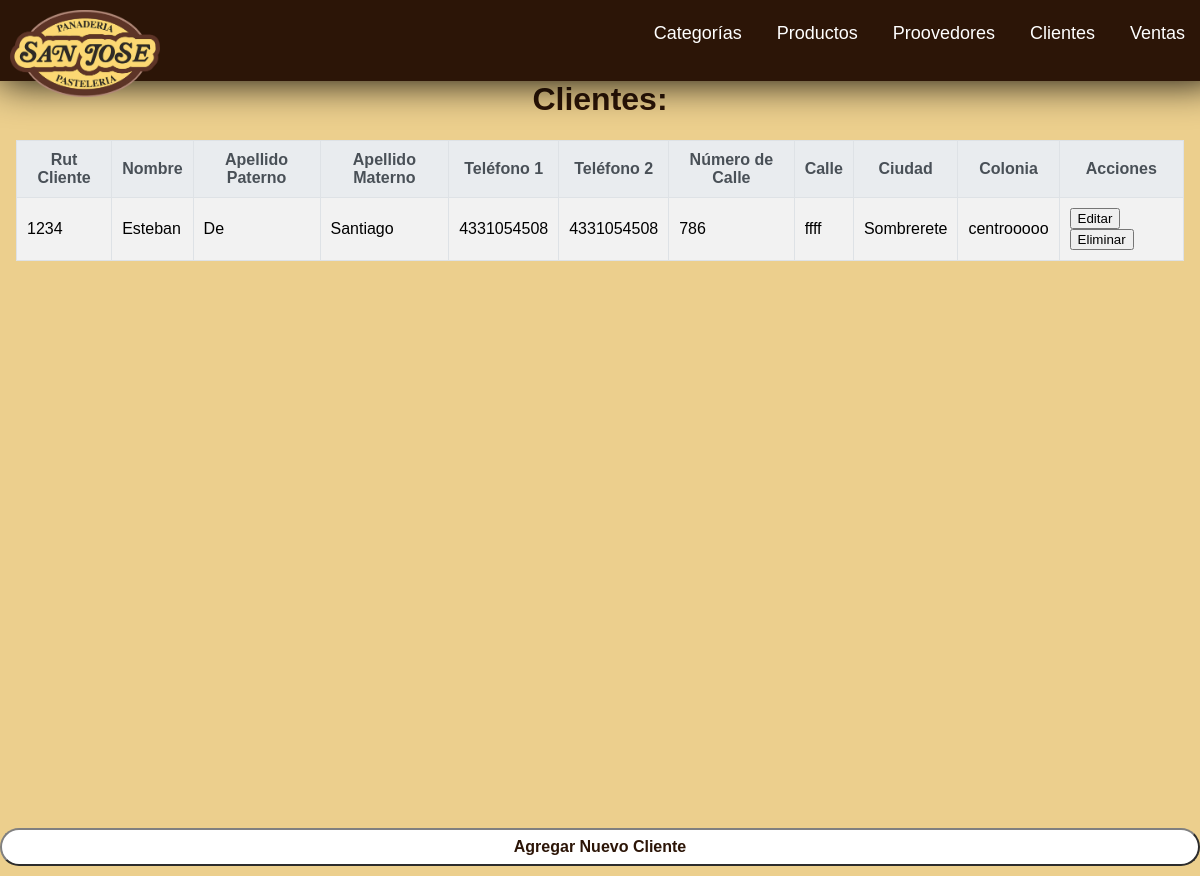
The app's page /cliente.php with its own data.
### tables this page shows
CREATE TABLE `cliente` (
  `rut_cliente` int(5) NOT NULL,
  `nombre_c` varchar(50) NOT NULL,
  `apellido_paterno_c` varchar(50) NOT NULL,
  `apellido_materno_c` varchar(50) NOT NULL,
  `telefono1_c` varchar(20) NOT NULL,
  `telefono2_c` varchar(20) NOT NULL,
  `calle_c` varchar(20) NOT NULL,
  `numero_calle_c` int(5) NOT NULL,
  `ciudad_c` text NOT NULL,
  `colonia_c` varchar(50) NOT NULL
);

### cliente.php (the view, shortened to what this page needs)
<?php
$servername = "localhost";
$username = "root";
$password = "";
$database = "negocio";
$conn = new mysqli($servername, $username, $password, $database);
$sql = "SELECT * FROM cliente";
$result = $conn->query($sql);
?>
<!DOCTYPE html>
<html lang="es">
<head>
</head>
<body>
    <header>
        <a style="text-align: left;" href="index.php">
            <img src="img/logo.webp" >
        </a>
        <div class="headerlink">
            <a href="categoria.html">Categorías </a>
            <a href="producto.html">Productos </a>
            <a href="proveedor.html">Proovedores </a>
            <a href="cliente.php">Clientes </a>
            <a href="ventas.html">Ventas </a>
        </div>
    </header>
    <div class="container">
        <h1>Clientes:</h1>
        <?php
        if ($result->num_rows > 0) {
            echo "<table border='1'>";
            echo "<tr><th>Rut Cliente</th><th>Nombre</th><th>Apellido Paterno</th><th>Apellido Materno</th><th>Teléfono 1</th><th>Teléfono 2</th><th>Número de Calle</th><th>Calle</th><th>Ciudad</th><th>Colonia</th><th>Acciones</th></tr>";
            while($row = $result->fetch_assoc()) {
                echo "<tr>";
                echo "<td>" . $row["rut_cliente"] . "</td>";
                echo "<td>" . $row["nombre_c"] . "</td>";
                echo "<td>" . $row["apellido_paterno_c"] . "</td>";
                echo "<td>" . $row["apellido_materno_c"] . "</td>";
                echo "<td>" . $row["telefono1_c"] . "</td>";
                echo "<td>" . $row["telefono2_c"] . "</td>";
                echo "<td>" . $row["numero_calle_c"] . "</td>";
                echo "<td>" . $row["calle_c"] . "</td>";
                echo "<td>" . $row["ciudad_c"] . "</td>";
                echo "<td>" . $row["colonia_c"] . "</td>";
                echo "<td>
                        <form action='editarcliente.php' method='GET' style='display:inline;'>
                            <input type='hidden' name='rut_cliente' value='" . $row["rut_cliente"] . "'>
                            <button type='submit'>Editar</button>
                        </form>
                        <form action='' method='POST' style='display:inline;'>
                            <input type='hidden' name='action' value='eliminar'>
                            <input type='hidden' name='rut_cliente' value='" . $row["rut_cliente"] . "'>
                            <button type='submit'>Eliminar</button>
                        </form>
                    </td>";
                echo "</tr>";
            }
            echo "</table>";
        } else {
            echo "No hay registros en la tabla de clientes.";
        }
        ?>
        <button class="buttonadd">
            <a href="addcliente.php"> Agregar Nuevo Cliente</a>
        </button>
    </div>
</body>
</html>

### cliente.php (style rules this page uses)
body { background-color: #eccf8d; background-size: cover; display: flex; justify-content: center; align-items: center; height: 100vh; margin: 0; font-family: 'Lucida Sans', 'Lucida Sans Regular', 'Lucida Grande', 'Lucida Sans Unicode', Geneva, Verdana, sans-serif; }
header { position: fixed; top: 0; left: 0; width: 100%; height: 7%; padding: 10px; background-color: #2c1507; box-shadow: 0 0 40px rgb(0, 0, 0); }
.headerlink { top: 0; right: 0; margin-top: 23px; position:fixed; }
.headerlink a { text-decoration: none; color: white; font-size: 18px; margin: 0 15px; }
header img { width: 150px; cursor: pointer; }
.container { width: 100%; height: 100%; padding: 16px; margin-top: 10%; background-color: #eccf8d; }
.container h1 { text-align: center; color: #2c1507; }
.container table { width: 100%; border-collapse: collapse; }
.container table th, .container table td { padding: 10px; border: 1px solid #dee2e6; }
.container table th { background-color: #e9ecef; color: #495057; }
.container table tr:nth-child(even) { background-color: #f2f2f2; }
.buttonadd { background-color: rgb(255, 255, 255); color: black; padding: 8px 10px; margin-top: 5%; width: 100%; border-radius: 20px; border-color: gray; font-size: medium; bottom: 0; left: 0; margin-bottom: 10px; position: fixed; font-weight: bold; }
a { text-decoration: none; color:#2c1507; }

### records on screen
cliente: rut_cliente "1234", nombre_c "Esteban", apellido_paterno_c "De", apellido_materno_c "Santiago", telefono1_c "4331054508", telefono2_c "4331054508", numero_calle_c "786", calle_c "ffff", ciudad_c "Sombrerete", colonia_c "centrooooo"
